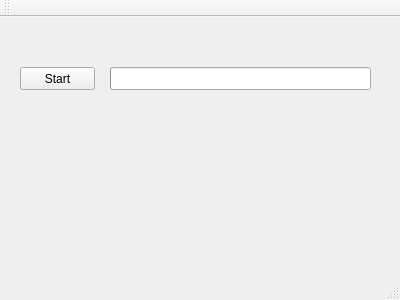
<?xml version="1.0" encoding="UTF-8"?>
<ui version="4.0">
 <class>MainWindow</class>
 <widget class="QMainWindow" name="MainWindow">
  <property name="geometry">
   <rect>
    <x>0</x>
    <y>0</y>
    <width>400</width>
    <height>300</height>
   </rect>
  </property>
  <property name="windowTitle">
   <string>MainWindow</string>
  </property>
  <widget class="QWidget" name="centralWidget">
   <widget class="QPushButton" name="pushButton">
    <property name="geometry">
     <rect>
      <x>20</x>
      <y>50</y>
      <width>75</width>
      <height>23</height>
     </rect>
    </property>
    <property name="text">
     <string>Start</string>
    </property>
   </widget>
   <widget class="QProgressBar" name="progressBar">
    <property name="geometry">
     <rect>
      <x>110</x>
      <y>50</y>
      <width>261</width>
      <height>23</height>
     </rect>
    </property>
    <property name="minimum">
     <number>0</number>
    </property>
    <property name="maximum">
     <number>1</number>
    </property>
    <property name="value">
     <number>-1</number>
    </property>
    <property name="textVisible">
     <bool>false</bool>
    </property>
    <property name="invertedAppearance">
     <bool>false</bool>
    </property>
   </widget>
  </widget>
  <widget class="QMenuBar" name="menuBar">
   <property name="geometry">
    <rect>
     <x>0</x>
     <y>0</y>
     <width>400</width>
     <height>18</height>
    </rect>
   </property>
  </widget>
  <widget class="QToolBar" name="mainToolBar">
   <attribute name="toolBarArea">
    <enum>TopToolBarArea</enum>
   </attribute>
   <attribute name="toolBarBreak">
    <bool>false</bool>
   </attribute>
  </widget>
  <widget class="QStatusBar" name="statusBar"/>
 </widget>
 <layoutdefault spacing="6" margin="11"/>
 <resources/>
 <connections/>
</ui>
